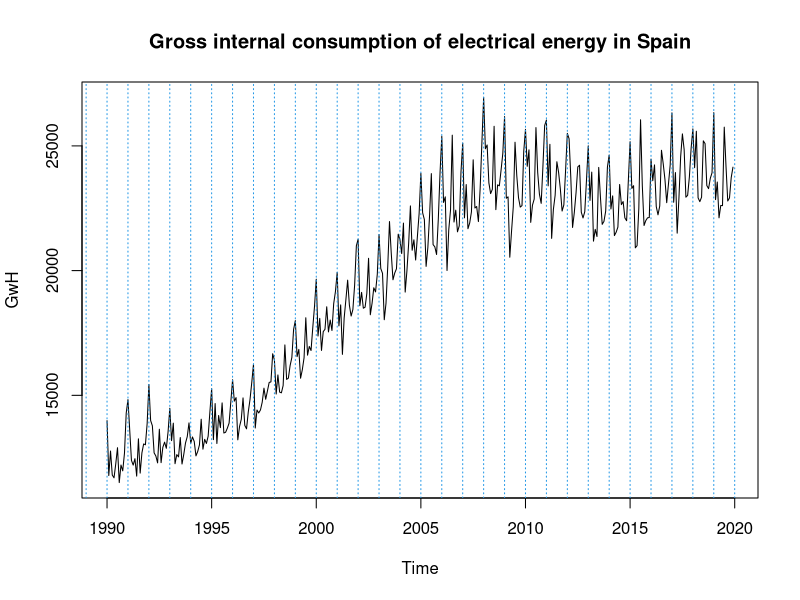
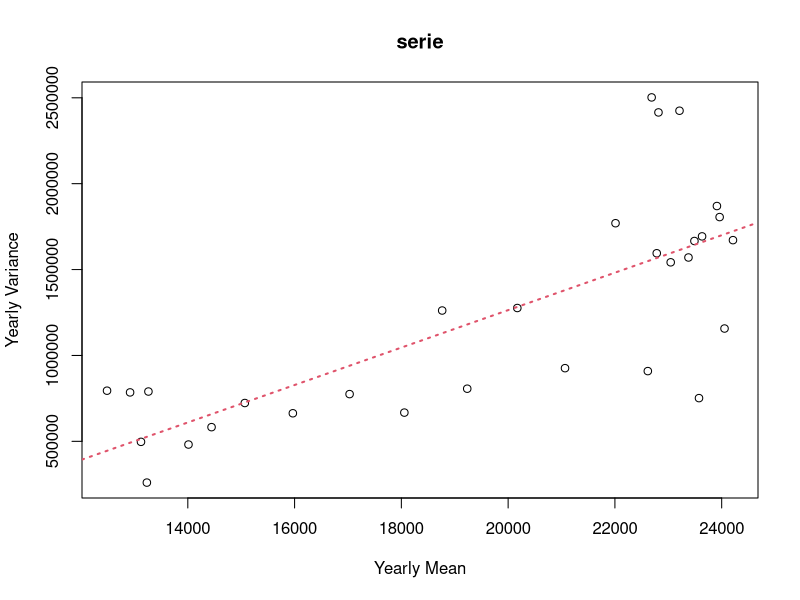
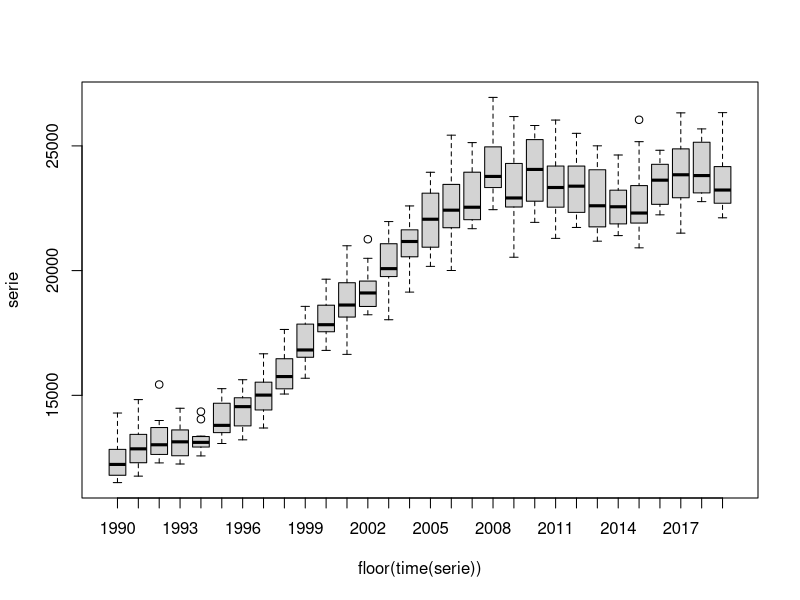
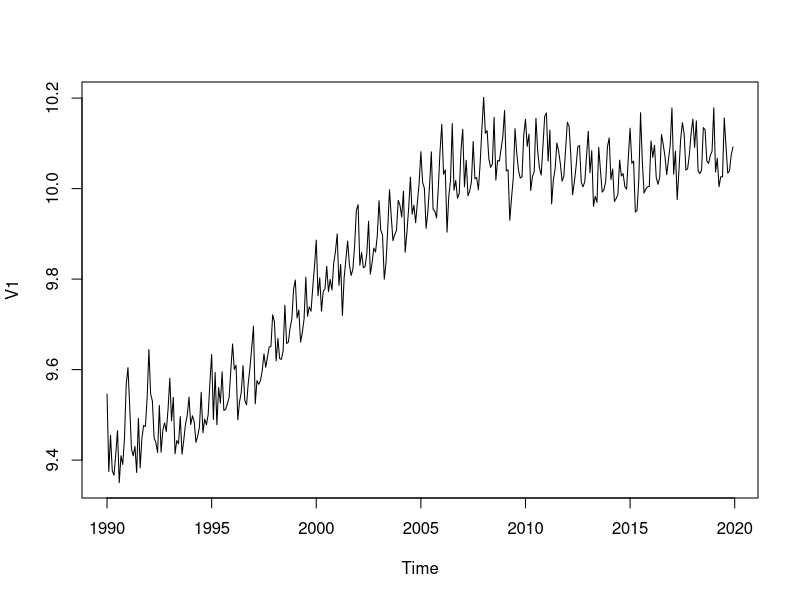
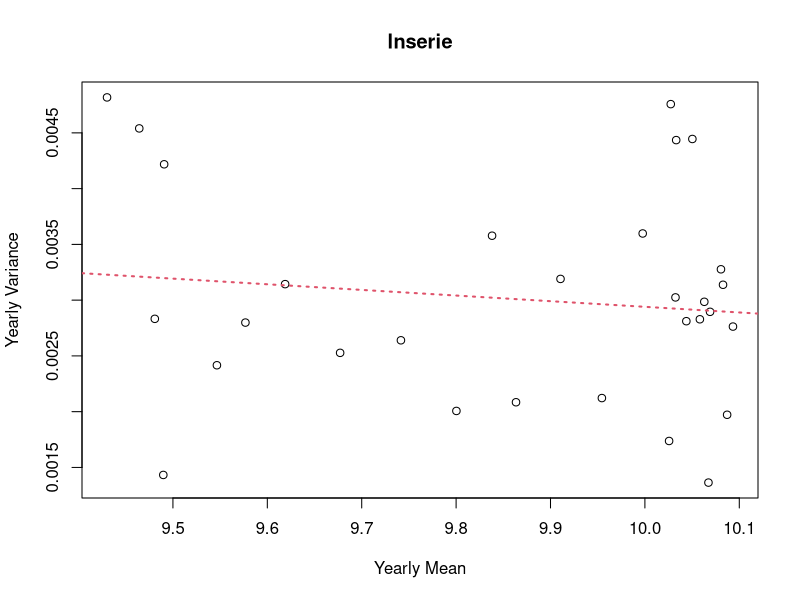
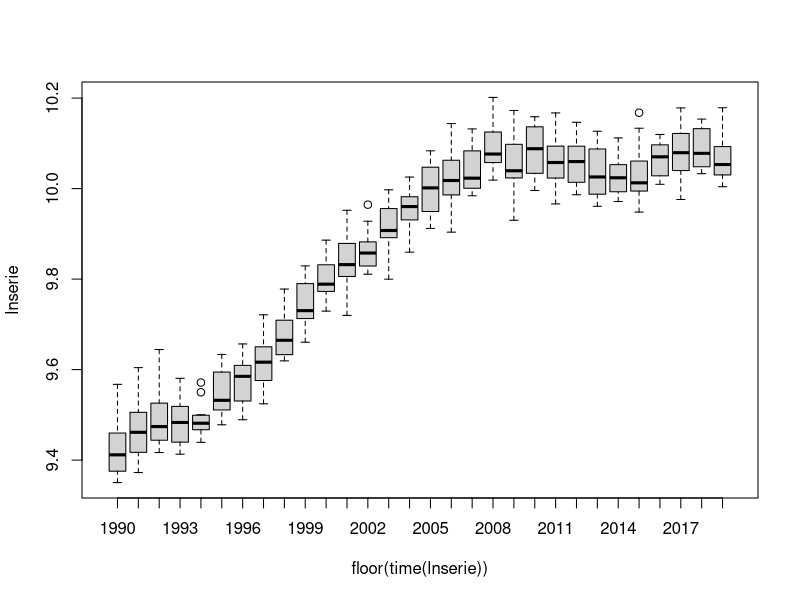
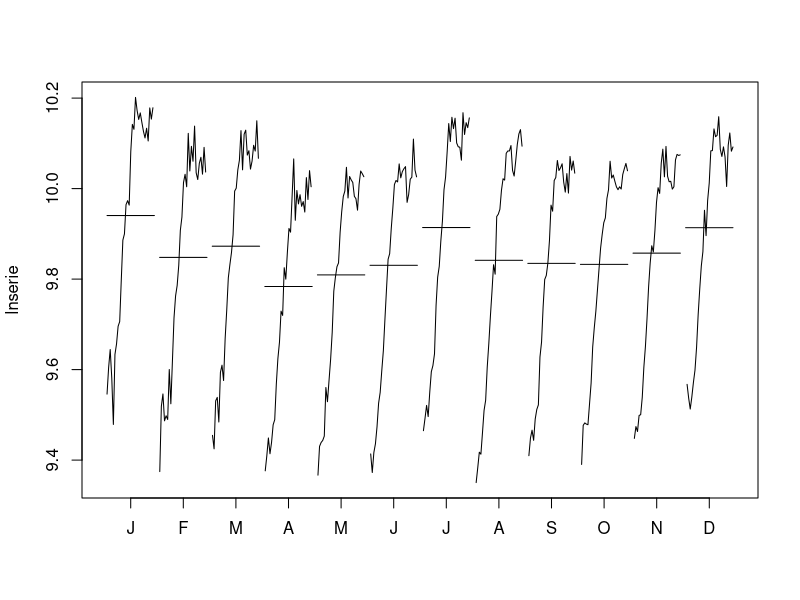
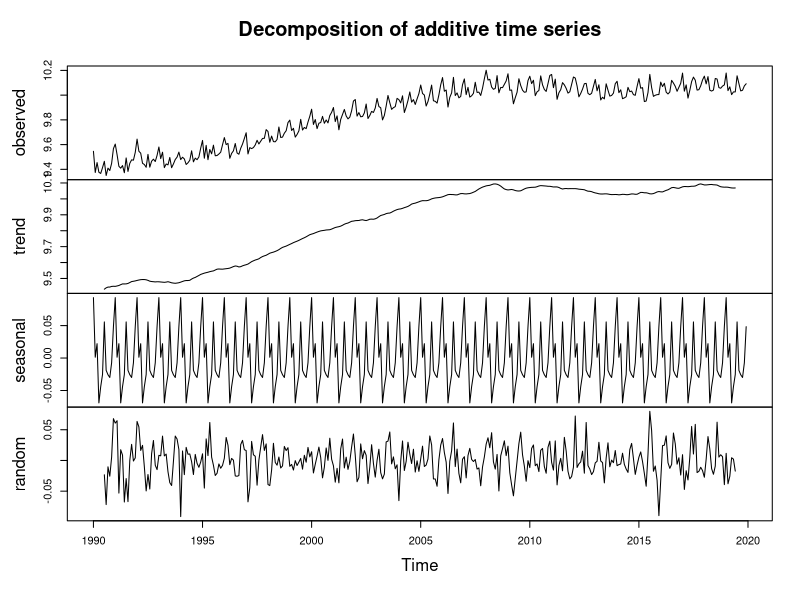

Here is the R script that generated these plots, in order:
## ---- chunk 1
serie=window(ts(read.table("ConsumElec.dat"),start=1990,freq=12))
plot(serie, main="Gross internal consumption of electrical energy in Spain", ylab="GwH")
abline(v=1985:2020,lty=3,col=4)
serie
## ---- chunk 2
m=apply(matrix(serie,nr=12),2,mean)
v=apply(matrix(serie,nr=12),2,var)
plot(m,v,xlab="Yearly Mean",ylab="Yearly Variance",main="serie")
abline(lm(v~m),col=2,lty=3,lwd=2)

boxplot(serie~floor(time(serie)))
## ---- chunk 3
lnserie=log(serie)
plot(lnserie)

m=apply(matrix(lnserie,nr=12),2,mean)
v=apply(matrix(lnserie,nr=12),2,var)
plot(m,v,xlab="Yearly Mean",ylab="Yearly Variance",main="lnserie")
abline(lm(v~m),col=2,lty=3,lwd=2)

boxplot(lnserie~floor(time(lnserie)))
## ---- chunk 4
monthplot(lnserie)

plot(decompose(lnserie))

## ---- chunk 5
d12lnserie=diff(lnserie,12)
plot(d12lnserie)
abline(h=0)
abline(h=mean(d12lnserie),col=2)

monthplot(d12lnserie)

## ---- chunk 6
cat("Var for d=0:", var(d12lnserie))
## ---- chunk 7
d1d12lnserie=diff(d12lnserie,1)
plot(d1d12lnserie)
abline(h=0)
abline(h=mean(d1d12lnserie),col=2)

cat("Var for d=1:", var(d1d12lnserie))

# 2nd regular difference
d1d1d12lnserie=diff(d1d12lnserie,1)
plot(d1d1d12lnserie)
abline(h=0)
abline(h=mean(d1d1d12lnserie),col=2)
cat("\nVar for d=2:", var(d1d1d12lnserie))
## ---- chunk 8
acf(d1d12lnserie, ylim=c(-1,1),col=c(2,rep(1,11)), lwd=2, lag.max=120)
pacf(d1d12lnserie, ylim=c(-1,1),col=c(rep(1,11),2), lwd=2, lag.max=120)
## ---- chunk 9
library(dplyr)

# Define the models to test under the constraints
model_specs <- list()

for (p in 0:2) {
  for (q in 0:3) {
    for (P in 0:2) {
      for (Q in 0:1) {
        total_order <- p + q + P + Q
        if (total_order <= 6) { # restriction to prevent overparametrization
          model_name <- sprintf("SARIMA(%d,1,%d)(%d,1,%d)[12]", p, q, P, Q)
          model_specs[[model_name]] <- list(order = c(p,1,q), seasonal = c(P,1,Q), ParamCount = total_order)
        }
      }
    }
  }
}

results <- list()

# Fit all models with warning/error handling
for (model_name in names(model_specs)) {
  spec <- model_specs[[model_name]]
  status <- "OK"

  fit <- withCallingHandlers(
    tryCatch({
      arima(
        d1d12lnserie,
        order = spec$order,
        seasonal = list(order = spec$seasonal, period = 12),
        method = "ML"
      )
    }, error = function(e) {
      status <<- paste("Error:", e$message)
      return(NULL)
    }),
    warning = function(w) {
      status <<- paste("Warning:", conditionMessage(w))
      invokeRestart("muffleWarning")
    }
  )

  if (!is.null(fit)) {
    se <- sqrt(diag(fit$var.coef))
    coefs <- fit$coef
    lower <- coefs - 1.96 * se
    upper <- coefs + 1.96 * se
    signif <- !(lower <= 0 & upper >= 0)

    results[[model_name]] <- list(
      Coefs = coefs,
      Significant = signif,
      AIC = fit$aic,
      BIC = AIC(fit, k = log(length(d1d12lnserie))),
      LogLik = as.numeric(logLik(fit)),
      Sigma2 = fit$sigma2,
      Status = status,
      ParamCount = spec$ParamCount
    )
  } else {
    results[[model_name]] <- list(
      Coefs = NA,
      Significant = NA,
      AIC = NA,
      BIC = NA,
      LogLik = NA,
      Sigma2 = NA,
      Status = status,
      ParamCount = spec$ParamCount
    )
  }
}

# Summarize results
summary_table <- bind_rows(lapply(names(results), function(name) {
  res <- results[[name]]
  data.frame(
    Model = name,
    AIC = res$AIC,
    BIC = res$BIC,
    LogLik = res$LogLik,
    Sigma2 = res$Sigma2,
    Coefs = if (!is.null(res$Coefs) && is.numeric(res$Coefs)) paste(names(res$Coefs), round(res$Coefs, 3), sep = "=", collapse = "; ") else NA,
    Insignificant = if (!is.null(res$Significant) && is.logical(res$Significant)) paste(names(res$Significant)[!res$Significant], collapse = ", ") else NA,
    ParamCount = res$ParamCount,
    Status = res$Status
  )
}), .id = NULL)

# Print the tables sorted by AIC and BIC
summary_table_aic <- summary_table %>% arrange(AIC)
summary_table_bic <- summary_table %>% arrange(BIC)

cat("\nSorted by AIC:\n")
print(summary_table_aic)

cat("\nSorted by BIC:\n")
print(summary_table_bic)
## ---- chunk 10
(mod1 = arima(
        d1d12lnserie,
        order=c(0,1,3),
        seasonal = list(order=c(2,1,1), period = 12)))
## ---- chunk 11
(mod2 = arima(
        d1d12lnserie,
        order=c(0,1,1),
        seasonal = list(order=c(2,1,1), period = 12)))
## ---- chunk 12
#################Validation#################################
validation=function(model,dades){
  s=frequency(get(model$series))
  resid=model$residuals
  par(mfrow=c(2,2),mar=c(3,3,3,3))
  #Residuals plot
  plot(resid,main="Residuals")
  abline(h=0)
  abline(h=c(-3*sd(resid),3*sd(resid)),lty=3,col=4)
  #Square Root of absolute values of residuals (Homocedasticity)
  scatter.smooth(sqrt(abs(resid)),main="Square Root of Absolute residuals",
                 lpars=list(col=2))
  
  #Normal plot of residuals
  qqnorm(resid)
  qqline(resid,col=2,lwd=2)
  
  ##Histogram of residuals with normal curve
  hist(resid,breaks=20,freq=FALSE)
  curve(dnorm(x,mean=mean(resid),sd=sd(resid)),col=2,add=T)
  
  
  #ACF & PACF of residuals
  par(mfrow=c(1,2))
  acf(resid,ylim=c(-1,1),lag.max=60,col=c(2,rep(1,s-1)),lwd=1)
  pacf(resid,ylim=c(-1,1),lag.max=60,col=c(rep(1,s-1),2),lwd=1)
  par(mfrow=c(1,1))
  
  #ACF & PACF of square residuals 
  par(mfrow=c(1,2))
  acf(resid^2,ylim=c(-1,1),lag.max=60,col=c(2,rep(1,s-1)),lwd=1)
  pacf(resid^2,ylim=c(-1,1),lag.max=60,col=c(rep(1,s-1),2),lwd=1)
  par(mfrow=c(1,1))
  
  #Ljung-Box p-values
  par(mar=c(2,2,1,1))
  tsdiag(model,gof.lag=7*s)
  cat("\n--------------------------------------------------------------------\n")
  print(model)
  
  #Stationary and Invertible
  cat("\nModul of AR Characteristic polynomial Roots: ", 
      Mod(polyroot(c(1,-model$model$phi))),"\n")
  cat("\nModul of MA Characteristic polynomial Roots: ",
      Mod(polyroot(c(1,model$model$theta))),"\n")
  
  #Model expressed as an MA infinity (psi-weights)
  psis=ARMAtoMA(ar=model$model$phi,ma=model$model$theta,lag.max=72)
  names(psis)=paste("psi",1:72)
  cat("\nPsi-weights (MA(inf))\n")
  cat("\n--------------------\n")
  print(psis[1:20])
  
  plot(psis,type="h",main="Pesos Psis - MA infinito")
  
  #Model expressed as an AR infinity (pi-weights)
  pis=-ARMAtoMA(ar=-model$model$theta,ma=-model$model$phi,lag.max=72)
  names(pis)=paste("pi",1:72)
  cat("\nPi-weights (AR(inf))\n")
  cat("\n--------------------\n")
  print(pis[1:20])

  plot(pis,type="h",main="Pesos Pis - AR infinito")
  
  cat("\nNormality Tests\n")
  cat("\n--------------------\n")
 
  ##Shapiro-Wilks Normality test
  print(shapiro.test(resid(model)))

  suppressMessages(require(nortest,quietly=TRUE,warn.conflicts=FALSE))
  ##Anderson-Darling test
  print(ad.test(resid(model)))
  
  suppressMessages(require(tseries,quietly=TRUE,warn.conflicts=FALSE))
  ##Jarque-Bera test
  print(jarque.bera.test(resid(model)))
  
  cat("\nHomoscedasticity Test\n")
  cat("\n--------------------\n")
  suppressMessages(require(lmtest,quietly=TRUE,warn.conflicts=FALSE))
  ##Breusch-Pagan test
  obs=get(model$series)
  print(bptest(resid(model)~I(obs-resid(model))))
  
  cat("\nIndependence Tests\n")
  cat("\n--------------------\n")
  
  ##Durbin-Watson test
  print(dwtest(resid(model)~I(1:length(resid(model)))))
  
  ##Ljung-Box test
  cat("\nLjung-Box test\n")
  print(t(apply(matrix(c(1:4,(1:4)*s)),1,function(el) {
    te=Box.test(resid(model),type="Ljung-Box",lag=el)
    c(lag=(te$parameter),statistic=te$statistic[[1]],p.value=te$p.value)})))
  
  #Sample ACF vs. Teoric ACF
  par(mfrow=c(2,2),mar=c(3,3,3,3))
  acf(dades, ylim=c(-1,1) ,lag.max=36,main="Sample ACF")
  
  plot(ARMAacf(model$model$phi,model$model$theta,lag.max=36),ylim=c(-1,1), 
       type="h",xlab="Lag",  ylab="", main="ACF Teoric")
  abline(h=0)
  
  #Sample PACF vs. Teoric PACF
  pacf(dades, ylim=c(-1,1) ,lag.max=36,main="Sample PACF")
  
  plot(ARMAacf(model$model$phi,model$model$theta,lag.max=36, pacf=T),ylim=c(-1,1),
       type="h", xlab="Lag", ylab="", main="PACF Teoric")
  abline(h=0)
  par(mfrow=c(1,1))
}
################# Fi Validación #################################
## ---- chunk 13
validation(mod1,d1d12lnserie)
## ---- chunk 14
validation(mod2,d1d12lnserie)
